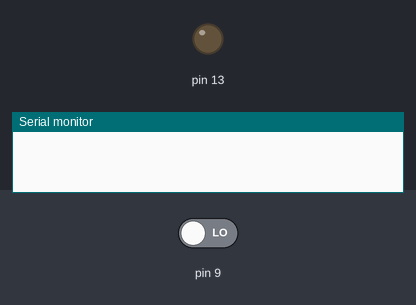
Recording of a sketch running on a simulated Arduino Uno, built with avr-gcc and run on an emulated ATmega328P. Shown: output pins drawn as LEDs (lit = HIGH), the last lines printed to the serial monitor. Dashed ring = blinking. The test bench sets the inputs (shaded band); at power-on: pin 9 LOW.

Above: at 1.2 s.
1.3 s: pin 9 driven HIGH
At 1.55 s:
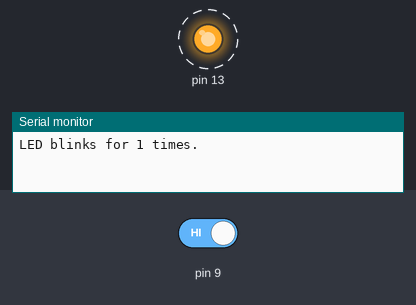
4.3 s: pin 9 driven LOW
At 4.3 s:
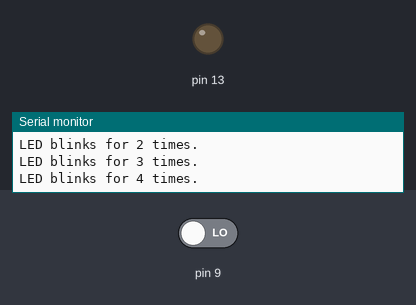
Timing chart, 0 to 7.3 s (numbered marks = the images above; inputs shaded):
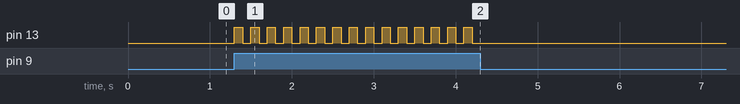

Measured:
- after the input at 1.3 s, pin 13: alternates HIGH for 0.10 s and LOW for 0.10 s, starting at once
- after the input at 4.3 s, pin 13: stops changing and stays LOW

The sketch:

objectCounterTouchSensot.ino
```cpp
int i=0;

void setup() {
  pinMode(13, OUTPUT);
  pinMode(9, INPUT);
  Serial.begin(9600);
}

void loop() {

  int a = digitalRead(9);

  if(a==1){
    for(int x=0; x<=i; x++){

      digitalWrite(13, HIGH);
      delay(100);
      digitalWrite(13, LOW);
      delay(100);
      //Serial.println(a);

    }
    i++;
    Serial.print("LED blinks for ");
    Serial.print(i);
    Serial.println(" times.");
  }

  else{
    digitalWrite(13, LOW);
    //Serial.println(a);
  }
}
```
